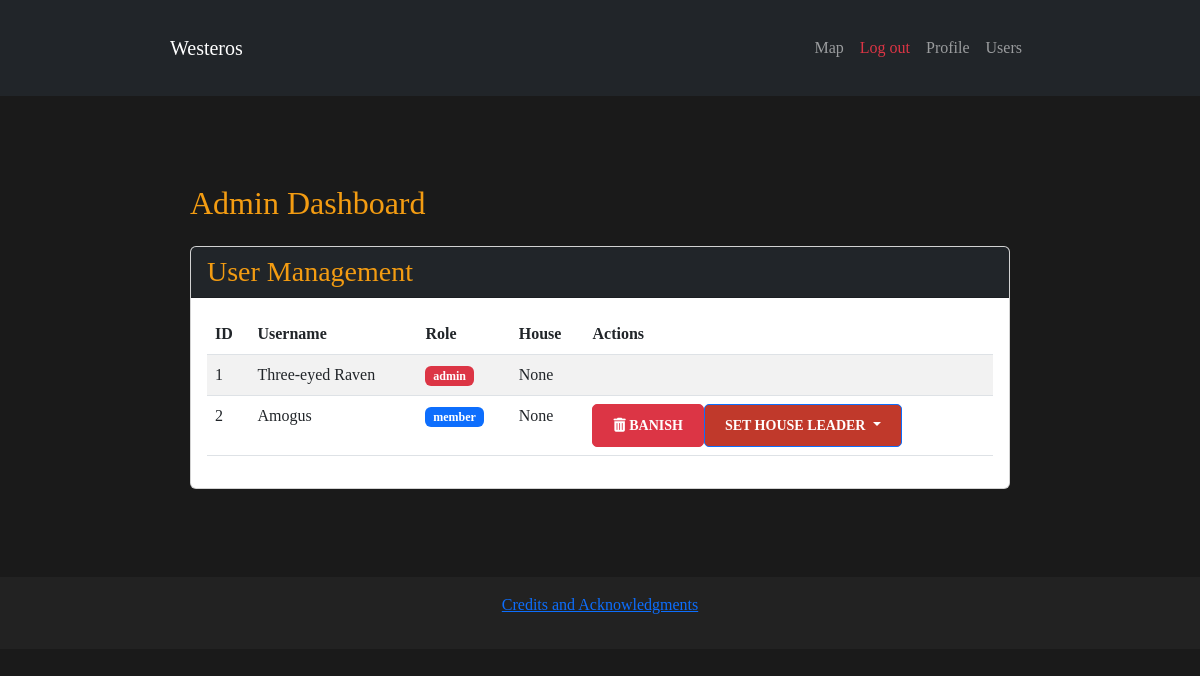
The page /admin/ (signed in) on the database as committed earlier.
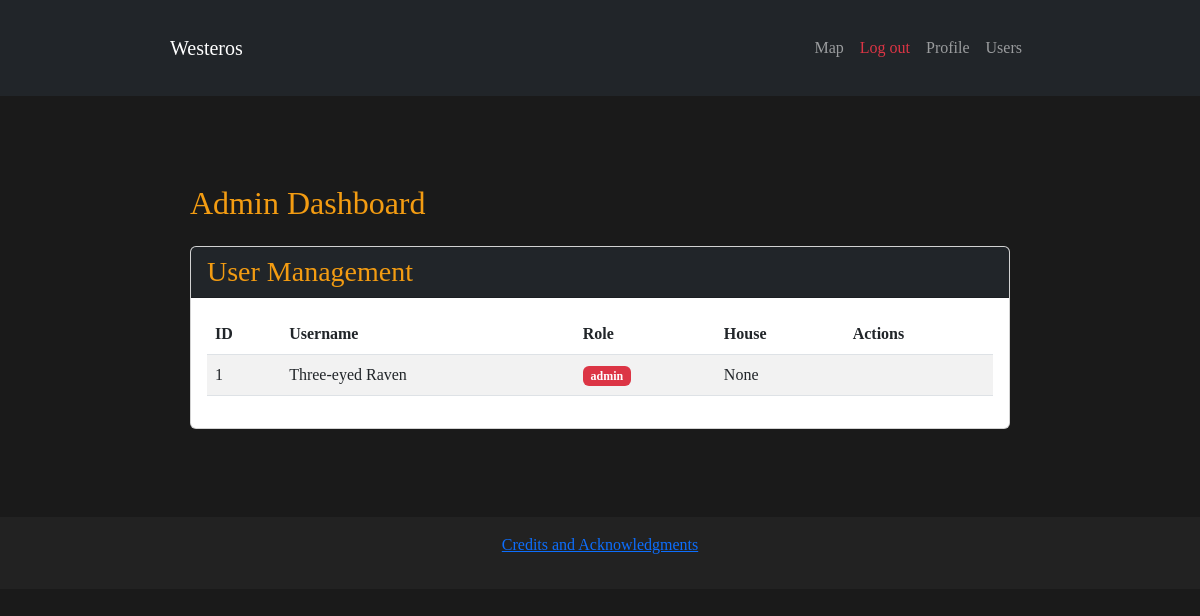
The same page on the database as committed later.
### models/models.py (models this page shows, shortened)
class User(db.Model, UserMixin):
    __tablename__ = 'users'
    id = db.Column(db.Integer, primary_key = True)
    username = db.Column(db.String(80), unique = True, nullable = False)
    email = db.Column(db.String(120), unique = True, nullable = False)
    password_hash = db.Column(db.String(256), nullable = False)
    avatar = db.Column(db.String(255), nullable = False, default = "default_avatar.png")
    status = db.Column(db.String(255), nullable = True)
    role = db.Column(db.Enum(UserRole), default = UserRole.MEMBER, nullable = False)
    house_id = db.Column(db.Integer, db.ForeignKey('houses.id'), nullable = True)
    house = db.relationship('House', back_populates="users")

### routes/admin_routes.py (the view)
@admin_bp.route("/")
@admin_required
def dashboard():
    users = User.query.options(joinedload(User.house)).all()
    houses = House.query.options(joinedload(House.seat)).all()
    return render_template("dashboard.html", users = users, houses = houses, UserRole=UserRole)

### app.py (called while the page is built)
@login_manager.user_loader
def load_user(user_id):
    return User.query.get(int(user_id))

### routes/admin_routes.py (called while the page is built)
def admin_required(f):
    @wraps(f)
    def decorated_function(*args, **kwargs):
        if 'user_id' not in session:
            flash("You must be logged in to go there", "danger")
            return redirect(url_for('auth.login', next=request.url))
        user = User.query.get(session['user_id'])
        if not user or user.role != UserRole.ADMIN:
            flash("You do not have permission to access the Heart tree", "danger")
            return redirect(url_for("main.home"))
        return f(*args, **kwargs)
    return decorated_function

@admin_bp.before_request
def log_admin_access():
    print(f"Accessing: {request.path}, User: {session.get('user_id')}")

### templates/dashboard.html (shortened to what this page needs)
{% extends "base.html" %}
{% block content %}
<div class="container mt-4">
    <h2 class="mb-4">Admin Dashboard</h2>
    <div class="card mb-4">
        <div class="card-header bg-dark text-white">
            <h3 class="mb-0">User Management</h3>
        </div>
        <div class="card-body">
            <div class="table-reponsive">
                <table class="table table-striped">
                    <thead class="thead-dark">
                        <tr>
                            <th>ID</th>
                            <th>Username</th>
                            <th>Role</th>
                            <th>House</th>
                            <th>Actions</th>
                        </tr>
                    </thead>
                    <tbody>
                        {% for user in users %}
                        <tr>
                            <td>{{ user.id }}</td>
                            <td>{{ user.username }}</td>
                            <td>
                                <span class="badge bg-{% if user.role == UserRole.ADMIN %}danger{% elif user.role == UserRole.HOUSE_LEADER %}warning{% else %}primary{% endif %}">
                                    {{ user.role.value }}
                                </span>
                            </td>
                            <td>{{ user.house.name if user.house else "None" }}</td>
                            <td>
                                {% if user.role != UserRole.ADMIN %}
                                    <div class="btn-group" role="group">
                                        <form action="{{ url_for('admin.delete_user', user_id=user.id) }}" method="POST" style="display: inline;">
                                            <button type="submit" class="btn btn-danger btn-sm"
                                                    onclick="return confirm('Are you sure want to banish {{ user.username }}?')">
                                                <i class="fas fa-trash-alt"></i> Banish
                                            </button>
                                        </form>
                                        <div class="dropdown">
                                            <button class="btn btn-sm btn-primary dropdown-toggle"
                                                    type="button"
                                                    data-bs-toggle="dropdown">
                                                Set House Leader
                                            </button>
                                        </div>
                                    </div>
                                {% endif %}
                            </td>
                        </tr>
                        {% endfor %}
                    </tbody>
                </table>
            </div>
        </div>
    </div>
</div>
{% endblock %}

### templates/base.html (shortened to what this page needs)
<!DOCTYPE html>
<html lang="en">
<head>
    <link rel="stylesheet" href="https://cdn.jsdelivr.net/npm/bootstrap@5.3.0/dist/css/bootstrap.min.css">
    <link rel="stylesheet" href="https://cdnjs.cloudflare.com/ajax/libs/font-awesome/6.4.0/css/all.min.css">
    <link rel="stylesheet" href="{{ url_for('static', filename='css/styles.css') }}">
    <link rel="stylesheet" href="https://unpkg.com/leaflet@1.9.4/dist/leaflet.css">
</head>
<body>
    <nav class="navbar navbar-expand-lg navbar-dark bg-dark">
        <div class="container">
            <a class="navbar-brand" href="{{ url_for('main.home') }}">Westeros</a>
            <div class="collapse navbar-collapse">
                <ul class="navbar-nav ms-auto">
                    {% if current_user.is_authenticated %}
                        <li class="nav-item"><a class="nav-link" href="{{ url_for('main.map') }}">Map</a></li>
                        <li class="nav-item"><a class="nav-link text-danger" href="{{ url_for('auth.logout') }}">Log out</a></li>
                        <li class="nav-item"><a class="nav-link" href="{{ url_for('user.user_profile', username=current_user.username) }}">Profile</a></li>
                        <li class="nav-item"><a class="nav-link" href="{{ url_for('user.all_users') }}">Users</a></li>
                    {% else %}
                        <li class="nav-item"><a class="nav-link" href="{{ url_for('auth.login') }}">Log in</a></li>
                        <li class="nav-item"><a class="nav-link" href="{{ url_for('auth.register') }}">Register</a></li>
                    {% endif %}
                </ul>
            </div>
        </div>
    </nav>
    <div class="container mt-4">
        {% block content %}{% endblock %}
    </div>
    <footer class="text-center mt-4 py-3">
        <p><a href="{{ url_for('main.credits' )}}">Credits and Acknowledgments</a></p>
    </footer>
</body>
</html>

### static/css/styles.css (style rules this page uses)
body { background-color: #1a1a1a; color: #ffffff; font-family: 'Georgia', serif; margin: 0; padding: 0; }
.container { max-width: 900px; margin: auto; padding: 20px; }
h1, h2, h3 { color: #f39c12; text-decoration: none; }
footer { text-align: center; padding: 10px; margin-top: 30px; background-color: #222; color: #bbb; }

Rows that differ between the two databases and show on the page:
removed User: id "2", username "Amogus", role.value "member", house "None"
